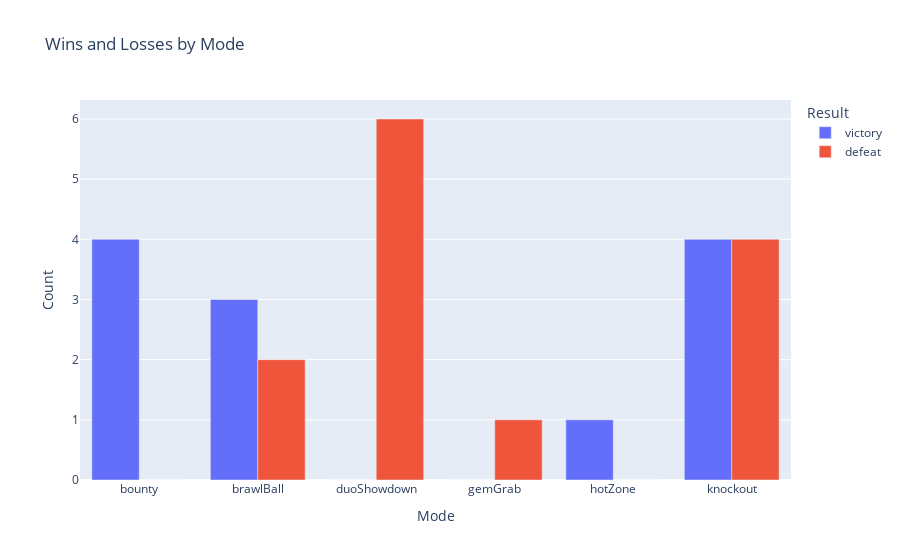

Notebook code for this chart:
### Code cell
battles_df['victory'] = battles_df['result'].apply(lambda x: 1 if x == "victory" else 0)
battles_df['defeat'] = battles_df['result'].apply(lambda x: 1 if x != "victory" else 0)

# Agregace dat pro každý mód
agg_df = battles_df.groupby('mode').sum()[['victory', 'defeat']].reset_index()

# Tavení DataFrame pro použití ve sloupcovém grafu
melted_df = agg_df.melt(id_vars='mode', value_vars=['victory', 'defeat'], var_name='result_type', value_name='count')


fig = px.bar(melted_df, x='mode', y='count', color='result_type', barmode='group',
             labels={'mode': 'Mode', 'count': 'Count', 'result_type': 'Result'},
             title='Wins and Losses by Mode')



fig.show()

### Figure 1 — Plotly figure (JSON) as saved in the notebook; plotly's stock layout.template omitted (floating-point values rounded to 4 significant figures)
{"data": [{"alignmentgroup": "True", "hovertemplate": "Result=victory<br>Mode=%{x}<br>Count=%{y}<extra></extra>", "legendgroup": "victory", "marker": {"color": "#636efa", "pattern": {"shape": ""}}, "name": "victory", "offsetgroup": "victory", "orientation": "v", "showlegend": true, "textposition": "auto", "type": "bar", "x": ["bounty", "brawlBall", "duoShowdown", "gemGrab", "hotZone", "knockout"], "xaxis": "x", "y": [4, 3, 0, 0, 1, 4], "yaxis": "y"}, {"alignmentgroup": "True", "hovertemplate": "Result=defeat<br>Mode=%{x}<br>Count=%{y}<extra></extra>", "legendgroup": "defeat", "marker": {"color": "#EF553B", "pattern": {"shape": ""}}, "name": "defeat", "offsetgroup": "defeat", "orientation": "v", "showlegend": true, "textposition": "auto", "type": "bar", "x": ["bounty", "brawlBall", "duoShowdown", "gemGrab", "hotZone", "knockout"], "xaxis": "x", "y": [0, 2, 6, 1, 0, 4], "yaxis": "y"}], "layout": {"barmode": "group", "legend": {"title": {"text": "Result"}, "tracegroupgap": 0}, "title": {"text": "Wins and Losses by Mode"}, "xaxis": {"anchor": "y", "domain": [0, 1], "title": {"text": "Mode"}}, "yaxis": {"anchor": "x", "domain": [0, 1], "title": {"text": "Count"}}}}
